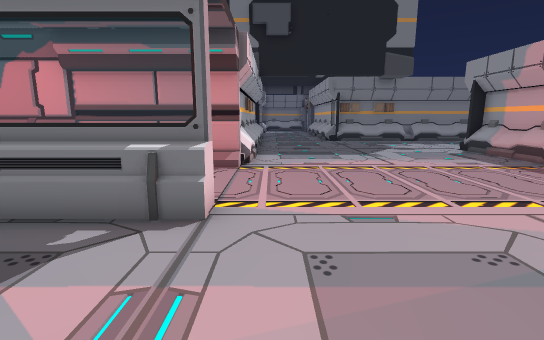
view 1 (above)

16 first-person views from a walk through a 3-D level made in the Unity game engine. The camera is 1.5 m above the floor, tilts 10° down and sees 85° across. Doors are open. The floor is counted in squares, 1 m on a side. Each view is taken from the middle of a square. On the plan, view 1 faces up. The plan holds only what a view shows up to about 15 squares ahead; the rest is blank. The place goes on beyond the plan. The player character is not drawn. Some surface patterns are stand-ins.

view 2
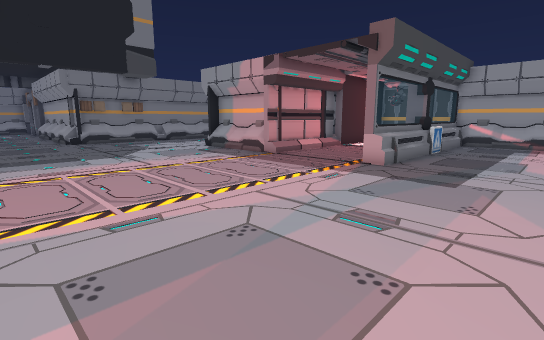

view 3
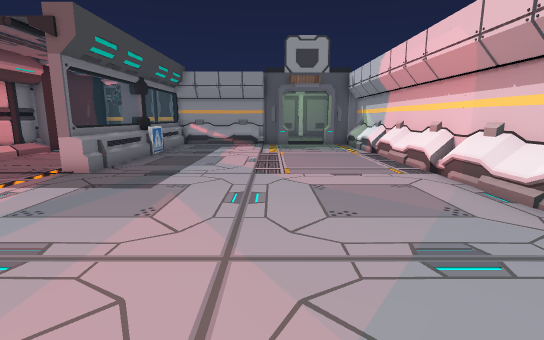

view 4
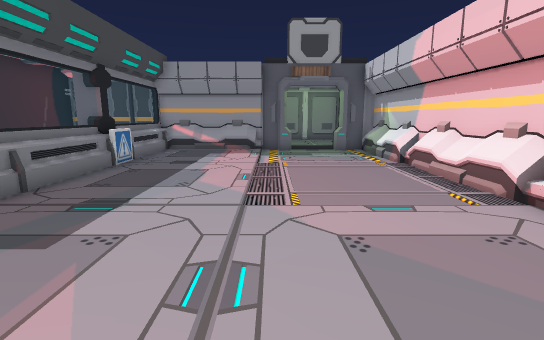

view 5
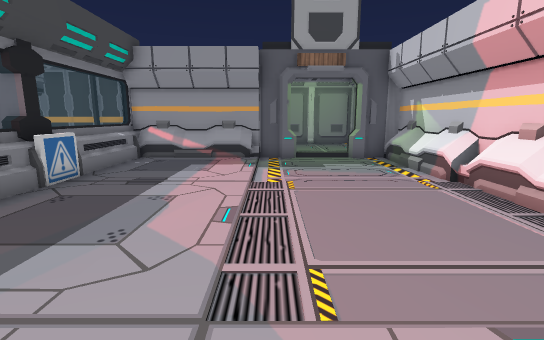

view 6
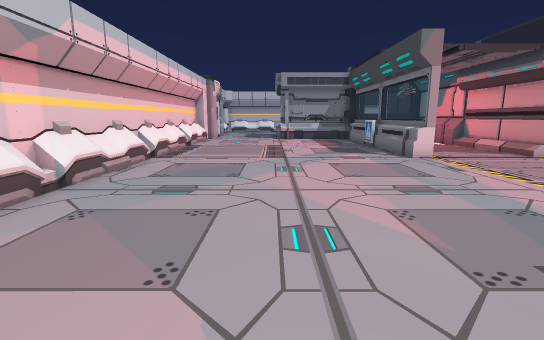

view 7
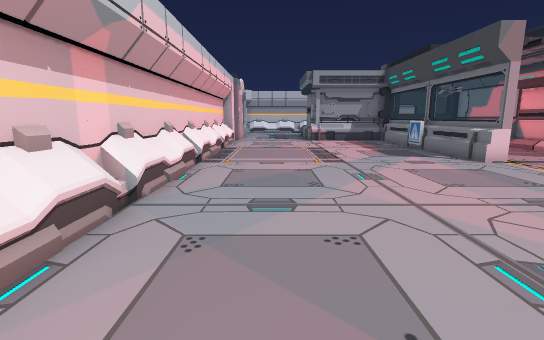

view 8
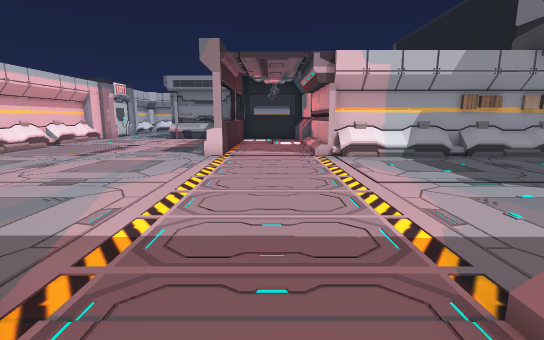

view 9
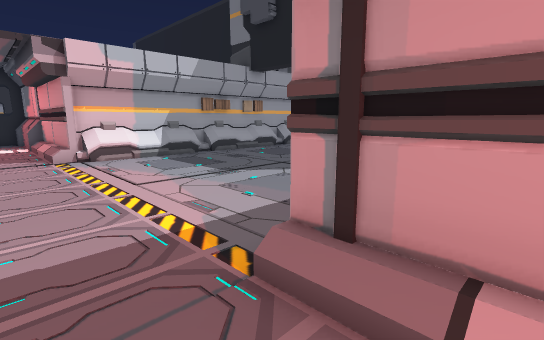

view 10
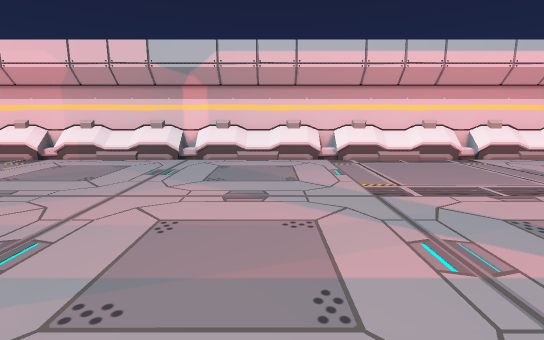

view 11
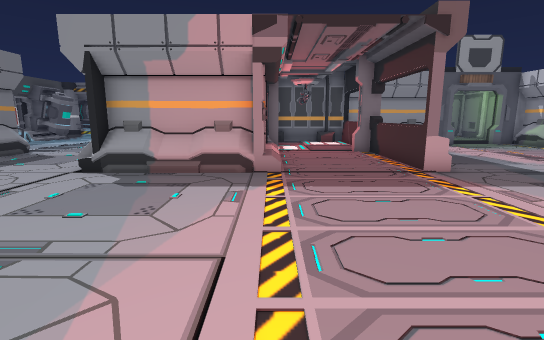

view 12
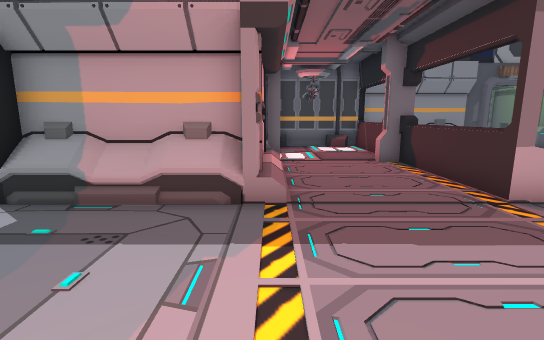

view 13
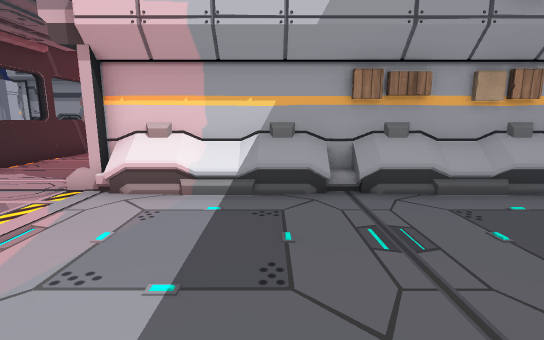

view 14
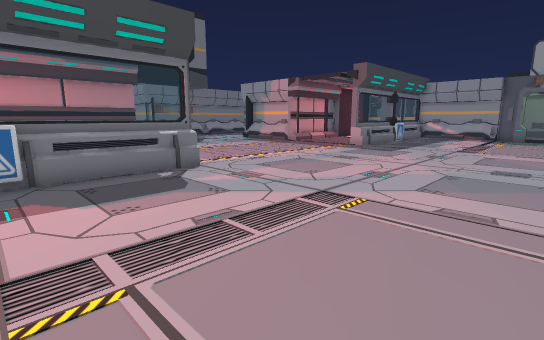

view 15
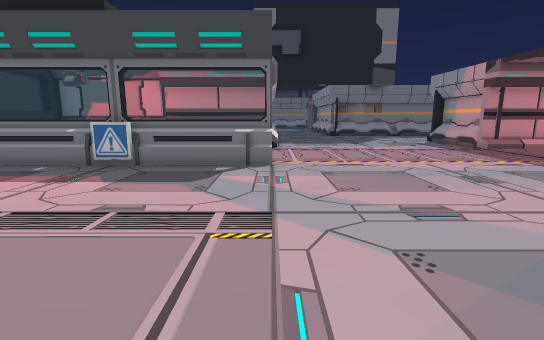

view 16
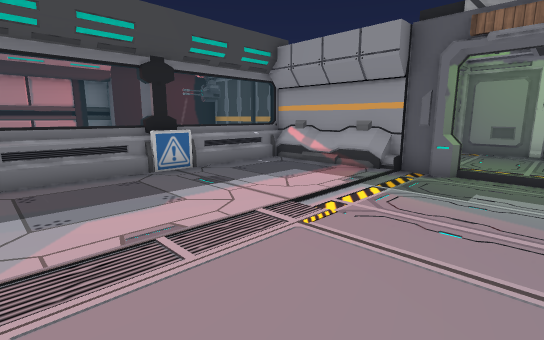

### Floor plan
Key: @ floor where view 1 was taken; # wall or solid block; . main floor; - floor 0.25 m lower than the main floor; / step, stairs or slope; = window, fence, low wall or low ledge; ^ raised ledge; S sign; O other object.
Columns run from 6 left of view 1 to 19 right of it. Each row starts with its distance up from view 1.
 17      #
 16      S......  ...
 15      S...........
 14      #.........##
 13      #.........^#
 12      #.........^#
 11      #.........^#
 10      #.........^#   =#
  9 ######.........###########
  8  ..................... ..#
  7  ........................#
  6 -........................#
  5 ^====#........./====O====#
  4 S^^^^#........./=...S///=#
  3 ......................../#
  2 ......................../#
  1 ......................../#
  0 ......@................./#
 -1 .........................O
 -2 .........................O
 -3 ..........................
 -4 .........................O
 -5 .........................O
 -6 ##########################

Positions as (right, up) in squares from view 1, and headings:
1: (0, 0), facing up
2: (0, 0), facing up-right
3: (1, -1), facing right
4: (4, -1), facing right
5: (7, -1), facing right
6: (10, -1), facing left
7: (9, -3), facing left
8: (11, 7), facing left
9: (11, 7), facing up-left
10: (1, 5), facing down
11: (1, 9), facing right
12: (4, 9), facing right
13: (5, 13), facing left
14: (-6, -4), facing up-right
15: (-1, -5), facing up
16: (10, -4), facing up-right
